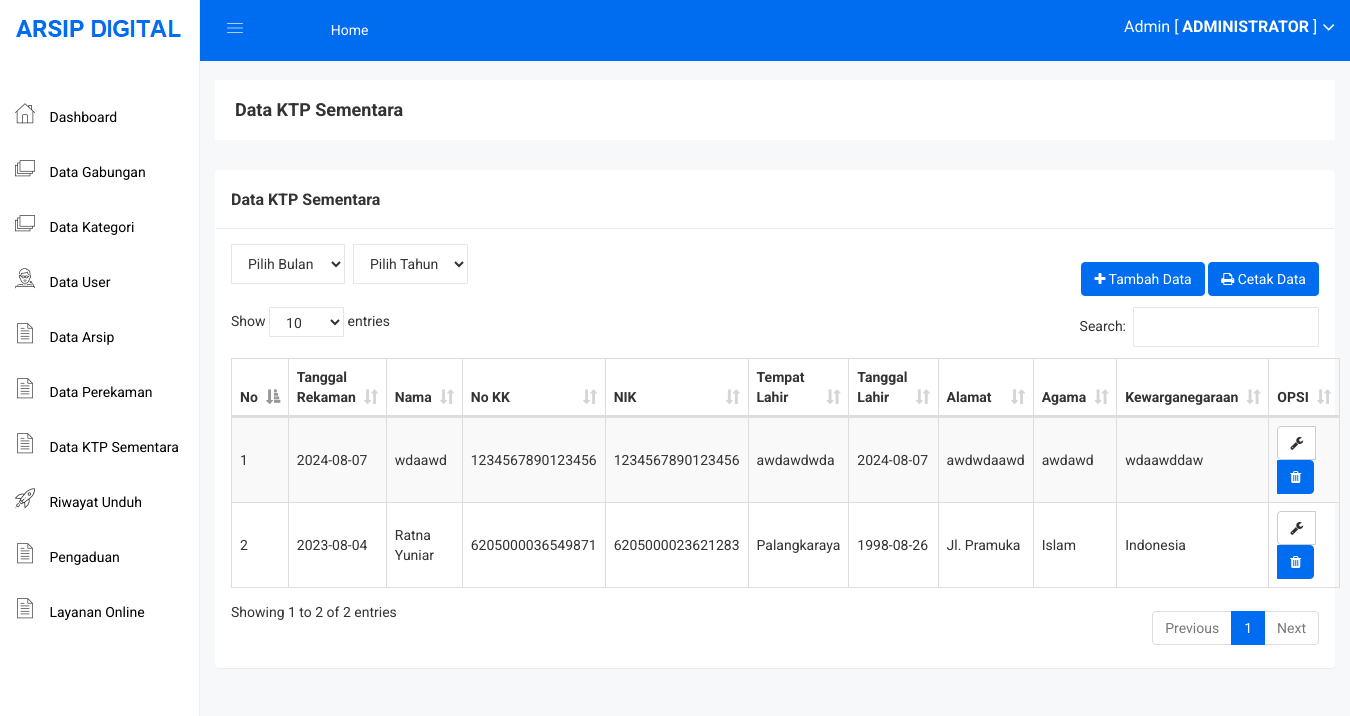
The page /admin/ktp_sementara.php (signed in) on the database its author committed.
### tables this page shows
CREATE TABLE IF NOT EXISTS `ktp_sementara` (
  `id_sementara` int NOT NULL AUTO_INCREMENT,
  `tgl_input` date NOT NULL,
  `nama` varchar(30) NOT NULL,
  `no_kk` varchar(16) NOT NULL,
  `nik` varchar(16) NOT NULL,
  `tempat_lahir` varchar(30) NOT NULL,
  `tgl_lahir` date NOT NULL,
  `alamat` varchar(50) NOT NULL,
  `agama` varchar(10) NOT NULL,
  `negara` varchar(15) NOT NULL,
  PRIMARY KEY (`id_sementara`),
  UNIQUE KEY `no_kk` (`no_kk`),
  UNIQUE KEY `nik` (`nik`)
);

### admin/ktp_sementara.php (the view, shortened to what this page needs)
<?php include 'header.php'; ?>
<br>
<br>
<div class="breadcome-area">
    <div class="container-fluid">
        <div class="row">
            <div class="col-lg-12 col-md-12 col-sm-12 col-xs-12">
                <div class="breadcome-list">
                    <div class="row">
                        <div class="col-lg-6 col-md-6 col-sm-6 col-xs-12">
                            <div class="breadcome-heading">
                                <h4 style="margin-bottom: 0px">Data KTP Sementara</h4>
                            </div>
                        </div>
                    </div>
                </div>
            </div>
        </div>
    </div>
</div>
<div class="container-fluid">
    <div class="panel panel">
        <div class="panel-heading">
            <h3 class="panel-title">Data KTP Sementara</h3>
        </div>
        <div class="panel-body">
            <div class="d-flex align-items-center justify-content-between mb-2">
                <div class="d-flex">
                    <div class="form-group">
                        <?= renderMonthSelect('bulan'); ?>
                    </div>
                    <div class="form-group mx-2">
                        <?= renderYearSelect('tahun', 2020, 2025);
                        ?>
                    </div>
                </div>
                <div>
                    <a href="ktp_sementara_tambah.php" class="btn btn-primary"><i class="fa fa-plus"></i> Tambah Data</a>
                    <a href="ktp_sementara_cetak.php?<?= getUrlParams() ?>" class="btn btn-primary"><i class="fa fa-print"></i> Cetak Data</a>
                </div>
            </div>
            <table id="table" class="table table-bordered table-striped table-hover table-datatable">
                <thead>
                    <tr>
                        <th>No</th>
                        <th width="1%">Tanggal Rekaman</th>
                        <th width="5%">Nama</th>
                        <th>No KK</th>
                        <th>NIK</th>
                        <th>Tempat Lahir</th>
                        <th>Tanggal Lahir</th>
                        <th>Alamat</th>
                        <th>Agama</th>
                        <th>Kewarganegaraan</th>
                        <th class="text-center" width="10%">OPSI</th>
                    </tr>
                </thead>
                <tbody>
                    <?php
                    include '../koneksi.php';
                    $no = 1;
                    $sql = "SELECT * FROM ktp_sementara";
                    $sql .= " ORDER BY id_sementara DESC";
                    $ktp_sementara = mysqli_query($koneksi, $sql);
                    while ($p = mysqli_fetch_array($ktp_sementara)) {
                    ?>
                        <tr>
                            <td><?php echo $no++; ?></td>
                            <td><?php echo $p['tgl_input'] ?></td>
                            <td><?php echo $p['nama'] ?></td>
                            <td><?php echo $p['no_kk'] ?></td>
                            <td><?php echo $p['nik'] ?></td>
                            <td><?php echo $p['tempat_lahir'] ?></td>
                            <td><?php echo $p['tgl_lahir'] ?></td>
                            <td><?php echo $p['alamat'] ?></td>
                            <td><?php echo $p['agama'] ?></td>
                            <td><?php echo $p['negara'] ?></td>
                            <td class="text-center">
                                <?php
                                if ($p['id_sementara'] != 1) {
                                ?>
                                    <div class="btn-group">
                                        <a href="ktp_sementara_edit.php?id=<?php echo $p['id_sementara']; ?>" class="btn btn-default"><i class="fa fa-wrench"></i></a>
                                        <button type="button" class="btn btn-primary" data-toggle="modal" data-target="#exampleModal_<?php echo $p['id_sementara']; ?>">
                                            <i class="fa fa-trash"></i>
                                        </button>
                                    </div>
                                <?php
                                }
                                ?>
                            </td>
                        </tr>
                    <?php
                    }
                    ?>
                </tbody>
            </table>
        </div>
    </div>
</div>
<?php include 'footer.php'; ?>

### assets/css/main.css (style rules this page uses)
html { color: #222; font-size: 1em; line-height: 1.4; }

### assets/css/style.css (style rules this page uses)
table .btn { margin: 0px !important; }
.btn-primary { background: #006df0; color: white !important; border: 1px solid #006df0; }
.panel-heading { padding: 20px 15px; border-bottom: 1px solid #ececec; }
td { vertical-align: middle !important; }
.mr-2, .mx-2 { margin-right: 0.5rem !important; }
.mb-2, .my-2 { margin-bottom: 0.5rem !important; }
.ml-2, .mx-2 { margin-left: 0.5rem !important; }
.d-flex { display: flex !important; }
.justify-content-between { justify-content: space-between !important; }
.align-items-center { align-items: center !important; }

### assets/js/DataTables/datatables.css (style rules this page uses)
table.dataTable { clear: both; margin-top: 6px !important; margin-bottom: 6px !important; max-width: none !important; border-collapse: separate !important; }
table.dataTable td, table.dataTable th { -webkit-box-sizing: content-box; box-sizing: content-box; }
table.dataTable thead > tr > th.sorting_asc, table.dataTable thead > tr > th.sorting_desc, table.dataTable thead > tr > th.sorting, table.dataTable thead > tr > td.sorting_asc, table.dataTable thead > tr > td.sorting_desc, table.dataTable thead > tr > td.sorting { padding-right: 30px; }
table.dataTable thead .sorting, table.dataTable thead .sorting_asc, table.dataTable thead .sorting_desc, table.dataTable thead .sorting_asc_disabled, table.dataTable thead .sorting_desc_disabled { cursor: pointer; position: relative; }
table.dataTable thead .sorting:after, table.dataTable thead .sorting_asc:after, table.dataTable thead .sorting_desc:after, table.dataTable thead .sorting_asc_disabled:after, table.dataTable thead .sorting_desc_disabled:after { position: absolute; bottom: 8px; right: 8px; display: block; font-family: 'Glyphicons Halflings'; opacity: 0.5; }
table.dataTable thead .sorting:after { opacity: 0.2; content: "\e150"; }
table.dataTable thead .sorting_asc:after { content: "\e155"; }
table.table-bordered.dataTable th, table.table-bordered.dataTable td { border-left-width: 0; }
table.table-bordered.dataTable th:last-child, table.table-bordered.dataTable th:last-child, table.table-bordered.dataTable td:last-child, table.table-bordered.dataTable td:last-child { border-right-width: 0; }
table.table-bordered.dataTable tbody th, table.table-bordered.dataTable tbody td { border-bottom-width: 0; }

### rows shown on the page
ktp_sementara: tgl_input "2024-08-07", nama "wdaawd", no_kk "1234567890123456", nik "1234567890123456", tempat_lahir "awdawdwda", tgl_lahir "2024-08-07", alamat "awdwdaawd", agama "awdawd", negara "wdaawddaw"
ktp_sementara: tgl_input "2023-08-04", nama "Ratna Yuniar", no_kk "6205000036549871", nik "6205000023621283", tempat_lahir "Palangkaraya", tgl_lahir "1998-08-26", alamat "Jl. Pramuka", agama "Islam", negara "Indonesia"

### other values the page prints
$_SESSION['nama'] "Admin"
